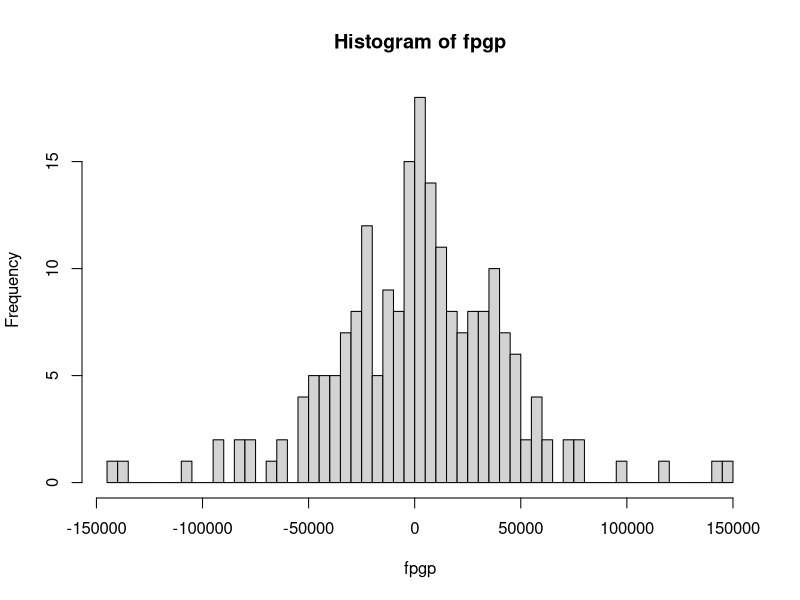

R code for this plot:
## ---- chunk 1
library(readxl)
library(lubridate)
library(quantmod)
## ---- chunk 2
precio_bono <- function(vn, tc, ti, t, m) {
  # tc tasa cupon anual
  # m numero de veces al año que se paga el cupón
  # t vencimiento en años
  # ti tasa de interes 
  n <- t * m               
  c <- vn * tc / m         
  r <- ti / m               
  flujos <- rep(c, n)
  flujos[n] <- flujos[n] + vn  
  precio <- sum(flujos / (1 + r)^(1:n))
  duracion_per <- sum((1:n) * (flujos / (1 + r)^(1:n))) / precio
  return(list(
    precio = precio,
    duracion = duracion_per/m
  ))
}
## ---- chunk 3
Tasa5 <- read_xlsx('Bono_M_5.xlsx')
Tasa5$Tasa <- as.numeric(Tasa5$Tasa)/100
Tasa5 <- to.monthly(xts(Tasa5$Tasa, order.by=date(Tasa5$Fecha)))
## ---- chunk 4
Tasa10 <- read_xlsx('Bono_M_10.xlsx')
Tasa10$Tasa <- as.numeric(Tasa10$Tasa)/100
Tasa10 <- to.monthly(xts(Tasa10$Tasa, order.by=date(Tasa10$Fecha)))
## ---- chunk 5
TI <- na.omit(merge.xts(Tasa10, Tasa5))[, c(4, 8)]

Ti10 <- as.numeric(last(TI))[1]
Ti5 <- as.numeric(last(TI))[2]
## ---- chunk 6
pb5 <- precio_bono(1000000, 0.1, Ti5, 5, 2)[['precio']]

pb10 <- precio_bono(500000, 0.15, Ti10, 10, 2)[['precio']]

pp <- pb5 + pb10
## ---- chunk 7
rent5 <- diff(log(TI[,2]))
te5 <- na.omit(Ti5*(1+rent5))
## ---- chunk 8
rent10 <- diff(log(TI[,1]))
te10 <- na.omit(Ti10*(1+rent10))
## ---- chunk 9
pbe5 <- matrix(0, nrow(te5), 1)

for (i in 1:nrow(te5)) {
  pbe5[i,1] <- precio_bono(1000000, 0.1, as.numeric(te5[i,1]), 5, 2)[['precio']]
}

pbe10 <- matrix(0, nrow(te10), 1)

for (i in 1:nrow(te10)) {
  pbe10[i,1] <- precio_bono(500000, 0.15, as.numeric(te10[i,1]), 10, 2)[['precio']]
}

pbep <- pbe5 + pbe10
## ---- chunk 10
fpgp <- pbep - pp
## ---- chunk 11
var99_p <- quantile(fpgp, 0.01)
var99_p
## ---- chunk 12
dur5 <- precio_bono(1000000, 0.1, Ti5, 5, 2)[['duracion']]

durm5 <- dur5 / (1+Ti5)

var99_p5 <- qnorm(0.01)*sd(na.omit(rent5))*pb5 * durm5 * Ti5
var99_p5
## ---- chunk 13
dur10 <- precio_bono(500000, 0.15, Ti10, 10, 2)[['duracion']]

durm10 <- dur10 / (1+Ti10)

var99_p10 <- qnorm(0.01)*sd(na.omit(rent10))*pb10 * durm10 * Ti10
var99_p10
## ---- chunk 14
cor <- as.numeric(cor(na.omit(rent5), na.omit(rent10)))
cor
## ---- chunk 15
VaR <- c(var99_p5, var99_p10)

p <- matrix(c(1, cor,
              cor, 1), nrow = 2, byrow = TRUE)

VaR_total <- -sqrt(t(VaR) %*% p %*% VaR)
VaR_total
## ---- chunk 16
hist(fpgp, n=50)
